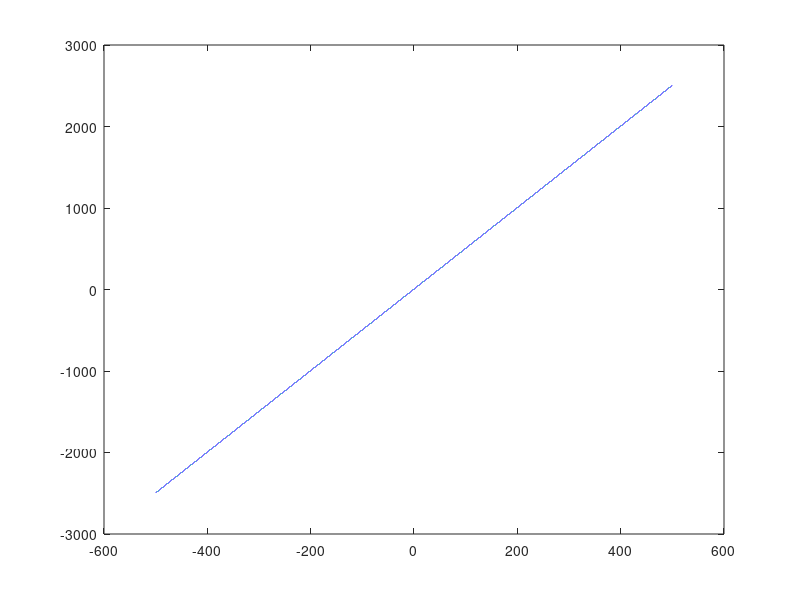

Recreate this plot in MATLAB.
clc
clear all;

disp ('Calculo del dominio y rango de funciones');
disp ('Funcion lineal');
disp ('Sea la funcion ax + b :');

a = input ('Ingrese el valor de a   ');
b = input ('Ingrese el valor de b   ');

x = -500:0.01:500;
y= a*x + b;

plot (x,y);

disp ('El rango es: (-?, ?)');
disp ('El dominio es: (-?, ?)');